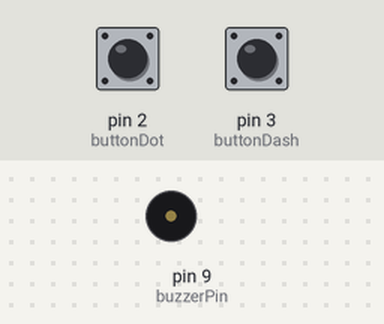
The sketch below on a simulated Arduino Uno, built with avr-gcc and run on an emulated ATmega328P. On the bench: buzzer (waves = sounding). The inputs (shaded band) are chosen by the test bench; at power-on: pin 2 (buttonDot) HIGH, pin 3 (buttonDash) HIGH.

Above: at 1.2 s.
1.3 s: pin 2 (buttonDot) pulled LOW for 1 s
At 1.49 s:
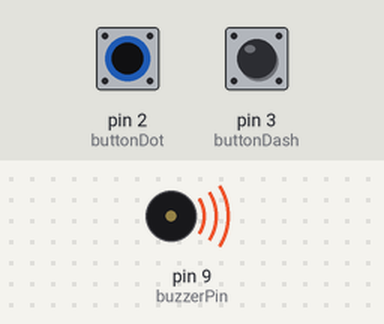
4.3 s: pin 3 (buttonDash) pulled LOW for 1 s
At 5.8 s:
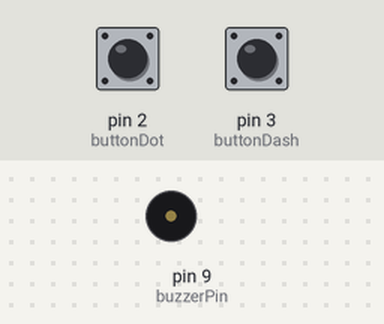
6.9 s: pin 3 (buttonDash) pulled LOW for 3.2 s
At 7.3 s:
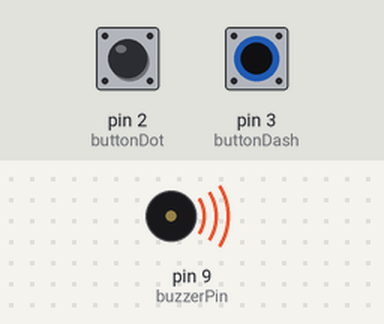
11.6 s: pin 2 (buttonDot) pulled LOW for 3.2 s
At 15.3 s:
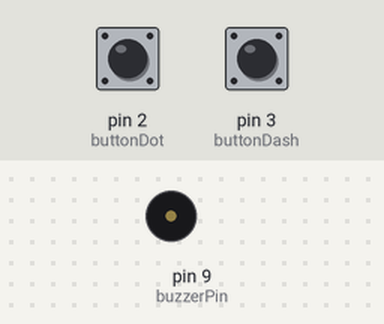
Timing chart, 0 to 16.8 s (numbered marks = the images above; inputs shaded):
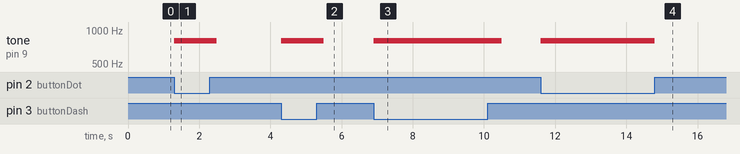

Measured:
- after the input at 1.3 s, tone on pin 9 (buzzerPin): silent → 800 Hz at once, → silent 1.2 s later
- after the input at 4.3 s, tone on pin 9 (buzzerPin): silent → 800 Hz at once, → silent 1.2 s later
- after the input at 6.9 s, tone on pin 9 (buzzerPin): silent → 800 Hz at once, → silent 3.6 s later
- after the input at 11.6 s, tone on pin 9 (buzzerPin): silent → 800 Hz at once, → silent 3.2 s later

The sketch:

Arduino_Code-V_1.1.ino
```cpp
// Define pin connections
const int buzzerPin = 9;      // The pin connected to the buzzer
const int buttonDot = 2;      // The pin for the dot button
const int buttonDash = 3;     // The pin for the dash button

// Define Morse code timing
const int dotDuration = 200;  // Duration of a dot in milliseconds
const int dashDuration = 600; // Duration of a dash in milliseconds
const int gapDuration = 150;  // Short gap between signals

// Define buzzer frequencies
const int DotHz = 800;  // Frequency for dot sound
const int DashHz = 800; // Frequency for dash sound

// Timing variables
bool buzzerActive = false;       // Tracks if the buzzer is currently active
unsigned long buzzerStartTime = 0; // Stores start time for buzzer
int currentDuration = 0;         // Stores duration of the current sound

void setup() {
    pinMode(buzzerPin, OUTPUT);
    pinMode(buttonDot, INPUT_PULLUP);
    pinMode(buttonDash, INPUT_PULLUP);
}

void loop() {
    unsigned long currentTime = millis(); // Get the current time

    // Check if dot button is pressed and buzzer is not already active
    if (digitalRead(buttonDot) == LOW && !buzzerActive) {
        startDot(currentTime);
    }

    // Check if dash button is pressed and buzzer is not already active
    if (digitalRead(buttonDash) == LOW && !buzzerActive) {
        startDash(currentTime);
    }

    // Turn off buzzer after the duration has elapsed
    if (buzzerActive && currentTime - buzzerStartTime >= currentDuration) {
        stopBuzzer();
    }
}

// Function to start a dot signal
void startDot(unsigned long currentTime) {
    buzzerActive = true;
    buzzerStartTime = currentTime;
    currentDuration = dotDuration;
    tone(buzzerPin, DotHz);
}

// Function to start a dash signal
void startDash(unsigned long currentTime) {
    buzzerActive = true;
    buzzerStartTime = currentTime;
    currentDuration = dashDuration;
    tone(buzzerPin, DashHz);
}

// Function to stop the buzzer after signal duration ends
void stopBuzzer() {
    noTone(buzzerPin);
    buzzerActive = false;
}
```
